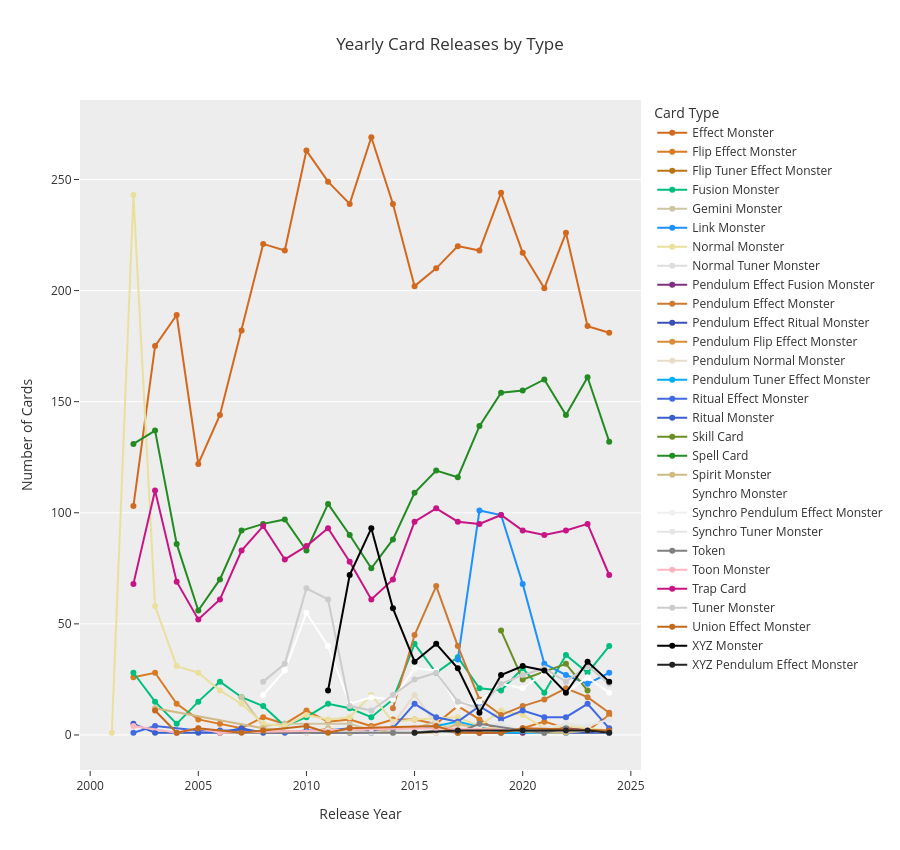

Notebook source saved alongside this figure:
### Code cell
data['tcg_date_dt'] = pd.to_datetime(data['tcg_date'], errors='coerce')
data['release_year'] = data['tcg_date_dt'].dt.year
yearly_counts = data[data['release_year'] < 2025].groupby(['type', 'release_year']).size().reset_index(name='count')
fig = px.line(
    yearly_counts,
    x='release_year',
    y='count',
    color='type',
    color_discrete_map=FRAME_COLORS,
    title='Yearly Card Releases by Type',
    markers=True,
    height=850,
    template='ggplot2'
)
fig.update_xaxes(showgrid=False)
# Update the axis labels
fig.update_layout(xaxis_title='Release Year', yaxis_title='Number of Cards')
# Update legend title
fig.update_layout(legend_title_text='Card Type')
fig.show()

### Figure 1 — Plotly figure (JSON) as saved in the notebook; plotly's stock layout.template omitted (floating-point values rounded to 4 significant figures)
{"data": [{"hovertemplate": "type=Effect Monster<br>release_year=%{x}<br>count=%{y}<extra></extra>", "legendgroup": "Effect Monster", "line": {"color": "#D2691E", "dash": "solid"}, "marker": {"symbol": "circle"}, "mode": "lines+markers", "name": "Effect Monster", "orientation": "v", "showlegend": true, "type": "scatter", "x": [2002, 2003, 2004, 2005, 2006, 2007, 2008, 2009, 2010, 2011, 2012, 2013, 2014, 2015, 2016, 2017, 2018, 2019, 2020, 2021, 2022, 2023, 2024], "xaxis": "x", "y": [103, 175, 189, 122, 144, 182, 221, 218, 263, 249, 239, 269, 239, 202, 210, 220, 218, 244, 217, 201, 226, 184, 181], "yaxis": "y"}, {"hovertemplate": "type=Flip Effect Monster<br>release_year=%{x}<br>count=%{y}<extra></extra>", "legendgroup": "Flip Effect Monster", "line": {"color": "#D97A25", "dash": "solid"}, "marker": {"symbol": "circle"}, "mode": "lines+markers", "name": "Flip Effect Monster", "orientation": "v", "showlegend": true, "type": "scatter", "x": [2002, 2003, 2004, 2005, 2006, 2007, 2008, 2009, 2010, 2011, 2012, 2013, 2014, 2015, 2016, 2017, 2018, 2019, 2020, 2021, 2022, 2023, 2024], "xaxis": "x", "y": [26, 28, 14, 7, 5, 3, 8, 5, 11, 6, 7, 4, 7, 7, 5, 13, 7, 1, 3, 6, 3, 2, 9], "yaxis": "y"}, {"hovertemplate": "type=Flip Tuner Effect Monster<br>release_year=%{x}<br>count=%{y}<extra></extra>", "legendgroup": "Flip Tuner Effect Monster", "line": {"color": "#B97416", "dash": "solid"}, "marker": {"symbol": "circle"}, "mode": "lines+markers", "name": "Flip Tuner Effect Monster", "orientation": "v", "showlegend": true, "type": "scatter", "x": [2014], "xaxis": "x", "y": [1], "yaxis": "y"}, {"hovertemplate": "type=Fusion Monster<br>release_year=%{x}<br>count=%{y}<extra></extra>", "legendgroup": "Fusion Monster", "line": {"color": "#00BF7D", "dash": "solid"}, "marker": {"symbol": "circle"}, "mode": "lines+markers", "name": "Fusion Monster", "orientation": "v", "showlegend": true, "type": "scatter", "x": [2002, 2003, 2004, 2005, 2006, 2007, 2008, 2009, 2010, 2011, 2012, 2013, 2014, 2015, 2016, 2017, 2018, 2019, 2020, 2021, 2022, 2023, 2024], "xaxis": "x", "y": [28, 15, 5, 15, 24, 17, 13, 4, 8, 14, 12, 8, 16, 41, 28, 35, 21, 20, 30, 19, 36, 28, 40], "yaxis": "y"}, {"hovertemplate": "type=Gemini Monster<br>release_year=%{x}<br>count=%{y}<extra></extra>", "legendgroup": "Gemini Monster", "line": {"color": "#D0C5A2", "dash": "solid"}, "marker": {"symbol": "circle"}, "mode": "lines+markers", "name": "Gemini Monster", "orientation": "v", "showlegend": true, "type": "scatter", "x": [2007, 2008, 2009, 2012, 2013, 2015, 2016, 2017, 2020, 2021], "xaxis": "x", "y": [17, 4, 5, 5, 2, 3, 6, 1, 1, 1], "yaxis": "y"}, {"hovertemplate": "type=Link Monster<br>release_year=%{x}<br>count=%{y}<extra></extra>", "legendgroup": "Link Monster", "line": {"color": "#1E90FF", "dash": "solid"}, "marker": {"symbol": "circle"}, "mode": "lines+markers", "name": "Link Monster", "orientation": "v", "showlegend": true, "type": "scatter", "x": [2017, 2018, 2019, 2020, 2021, 2022, 2023, 2024], "xaxis": "x", "y": [34, 101, 99, 68, 32, 27, 23, 28], "yaxis": "y"}, {"hovertemplate": "type=Normal Monster<br>release_year=%{x}<br>count=%{y}<extra></extra>", "legendgroup": "Normal Monster", "line": {"color": "#EBDF9E", "dash": "solid"}, "marker": {"symbol": "circle"}, "mode": "lines+markers", "name": "Normal Monster", "orientation": "v", "showlegend": true, "type": "scatter", "x": [2001, 2002, 2003, 2004, 2005, 2006, 2007, 2008, 2009, 2010, 2011, 2012, 2013, 2014, 2015, 2017, 2018, 2019, 2020, 2021, 2022, 2023, 2024], "xaxis": "x", "y": [1, 243, 58, 31, 28, 20, 14, 5, 4, 9, 7, 8, 18, 6, 7, 8, 4, 11, 9, 3, 4, 3, 2], "yaxis": "y"}, {"hovertemplate": "type=Normal Tuner Monster<br>release_year=%{x}<br>count=%{y}<extra></extra>", "legendgroup": "Normal Tuner Monster", "line": {"color": "#DDDDDD", "dash": "solid"}, "marker": {"symbol": "circle"}, "mode": "lines+markers", "name": "Normal Tuner Monster", "orientation": "v", "showlegend": true, "type": "scatter", "x": [2008, 2009, 2010, 2013, 2016, 2019], "xaxis": "x", "y": [2, 1, 2, 2, 2, 1], "yaxis": "y"}, {"hovertemplate": "type=Pendulum Effect Fusion Monster<br>release_year=%{x}<br>count=%{y}<extra></extra>", "legendgroup": "Pendulum Effect Fusion Monster", "line": {"color": "#803080", "dash": "solid"}, "marker": {"symbol": "circle"}, "mode": "lines+markers", "name": "Pendulum Effect Fusion Monster", "orientation": "v", "showlegend": true, "type": "scatter", "x": [2017, 2018, 2020, 2021, 2022, 2023], "xaxis": "x", "y": [2, 1, 1, 2, 3, 2], "yaxis": "y"}, {"hovertemplate": "type=Pendulum Effect Monster<br>release_year=%{x}<br>count=%{y}<extra></extra>", "legendgroup": "Pendulum Effect Monster", "line": {"color": "#CC7A32", "dash": "solid"}, "marker": {"symbol": "circle"}, "mode": "lines+markers", "name": "Pendulum Effect Monster", "orientation": "v", "showlegend": true, "type": "scatter", "x": [2014, 2015, 2016, 2017, 2018, 2019, 2020, 2021, 2022, 2023, 2024], "xaxis": "x", "y": [12, 45, 67, 40, 16, 9, 13, 16, 21, 17, 10], "yaxis": "y"}, {"hovertemplate": "type=Pendulum Effect Ritual Monster<br>release_year=%{x}<br>count=%{y}<extra></extra>", "legendgroup": "Pendulum Effect Ritual Monster", "line": {"color": "#3C50B4", "dash": "solid"}, "marker": {"symbol": "circle"}, "mode": "lines+markers", "name": "Pendulum Effect Ritual Monster", "orientation": "v", "showlegend": true, "type": "scatter", "x": [2022, 2024], "xaxis": "x", "y": [1, 1], "yaxis": "y"}, {"hovertemplate": "type=Pendulum Flip Effect Monster<br>release_year=%{x}<br>count=%{y}<extra></extra>", "legendgroup": "Pendulum Flip Effect Monster", "line": {"color": "#DB8B3A", "dash": "solid"}, "marker": {"symbol": "circle"}, "mode": "lines+markers", "name": "Pendulum Flip Effect Monster", "orientation": "v", "showlegend": true, "type": "scatter", "x": [2016], "xaxis": "x", "y": [1], "yaxis": "y"}, {"hovertemplate": "type=Pendulum Normal Monster<br>release_year=%{x}<br>count=%{y}<extra></extra>", "legendgroup": "Pendulum Normal Monster", "line": {"color": "#E9DCC9", "dash": "solid"}, "marker": {"symbol": "circle"}, "mode": "lines+markers", "name": "Pendulum Normal Monster", "orientation": "v", "showlegend": true, "type": "scatter", "x": [2014, 2015, 2016, 2017, 2022], "xaxis": "x", "y": [5, 18, 5, 4, 1], "yaxis": "y"}, {"hovertemplate": "type=Pendulum Tuner Effect Monster<br>release_year=%{x}<br>count=%{y}<extra></extra>", "legendgroup": "Pendulum Tuner Effect Monster", "line": {"color": "#00B0F6", "dash": "solid"}, "marker": {"symbol": "circle"}, "mode": "lines+markers", "name": "Pendulum Tuner Effect Monster", "orientation": "v", "showlegend": true, "type": "scatter", "x": [2015, 2017, 2019, 2021, 2022, 2023, 2024], "xaxis": "x", "y": [2, 6, 1, 1, 1, 2, 1], "yaxis": "y"}, {"hovertemplate": "type=Ritual Effect Monster<br>release_year=%{x}<br>count=%{y}<extra></extra>", "legendgroup": "Ritual Effect Monster", "line": {"color": "#4169E1", "dash": "solid"}, "marker": {"symbol": "circle"}, "mode": "lines+markers", "name": "Ritual Effect Monster", "orientation": "v", "showlegend": true, "type": "scatter", "x": [2002, 2003, 2005, 2006, 2007, 2009, 2010, 2011, 2012, 2013, 2014, 2015, 2016, 2017, 2018, 2019, 2020, 2021, 2022, 2023, 2024], "xaxis": "x", "y": [1, 4, 2, 2, 2, 1, 2, 2, 3, 2, 3, 14, 8, 6, 13, 7, 11, 8, 8, 14, 3], "yaxis": "y"}, {"hovertemplate": "type=Ritual Monster<br>release_year=%{x}<br>count=%{y}<extra></extra>", "legendgroup": "Ritual Monster", "line": {"color": "#3A5FCD", "dash": "solid"}, "marker": {"symbol": "circle"}, "mode": "lines+markers", "name": "Ritual Monster", "orientation": "v", "showlegend": true, "type": "scatter", "x": [2002, 2003, 2004, 2005, 2006, 2007, 2008, 2012, 2013], "xaxis": "x", "y": [5, 1, 1, 1, 1, 3, 1, 1, 1], "yaxis": "y"}, {"hovertemplate": "type=Skill Card<br>release_year=%{x}<br>count=%{y}<extra></extra>", "legendgroup": "Skill Card", "line": {"color": "#6B8E23", "dash": "solid"}, "marker": {"symbol": "circle"}, "mode": "lines+markers", "name": "Skill Card", "orientation": "v", "showlegend": true, "type": "scatter", "x": [2019, 2020, 2022, 2023], "xaxis": "x", "y": [47, 25, 32, 20], "yaxis": "y"}, {"hovertemplate": "type=Spell Card<br>release_year=%{x}<br>count=%{y}<extra></extra>", "legendgroup": "Spell Card", "line": {"color": "#228B22", "dash": "solid"}, "marker": {"symbol": "circle"}, "mode": "lines+markers", "name": "Spell Card", "orientation": "v", "showlegend": true, "type": "scatter", "x": [2002, 2003, 2004, 2005, 2006, 2007, 2008, 2009, 2010, 2011, 2012, 2013, 2014, 2015, 2016, 2017, 2018, 2019, 2020, 2021, 2022, 2023, 2024], "xaxis": "x", "y": [131, 137, 86, 56, 70, 92, 95, 97, 83, 104, 90, 75, 88, 109, 119, 116, 139, 154, 155, 160, 144, 161, 132], "yaxis": "y"}, {"hovertemplate": "type=Spirit Monster<br>release_year=%{x}<br>count=%{y}<extra></extra>", "legendgroup": "Spirit Monster", "line": {"color": "#D0B983", "dash": "solid"}, "marker": {"symbol": "circle"}, "mode": "lines+markers", "name": "Spirit Monster", "orientation": "v", "showlegend": true, "type": "scatter", "x": [2003, 2008, 2010, 2011, 2012, 2013, 2014, 2016, 2017, 2018, 2021, 2022, 2023], "xaxis": "x", "y": [12, 3, 1, 3, 1, 3, 1, 1, 5, 3, 1, 1, 2], "yaxis": "y"}, {"hovertemplate": "type=Synchro Monster<br>release_year=%{x}<br>count=%{y}<extra></extra>", "legendgroup": "Synchro Monster", "line": {"color": "#FFFFFF", "dash": "solid"}, "marker": {"symbol": "circle"}, "mode": "lines+markers", "name": "Synchro Monster", "orientation": "v", "showlegend": true, "type": "scatter", "x": [2008, 2009, 2010, 2011, 2012, 2013, 2014, 2015, 2016, 2017, 2018, 2019, 2020, 2021, 2022, 2023, 2024], "xaxis": "x", "y": [18, 29, 55, 40, 14, 17, 16, 30, 29, 13, 15, 23, 21, 28, 19, 26, 19], "yaxis": "y"}, {"hovertemplate": "type=Synchro Pendulum Effect Monster<br>release_year=%{x}<br>count=%{y}<extra></extra>", "legendgroup": "Synchro Pendulum Effect Monster", "line": {"color": "#F0F0F0", "dash": "solid"}, "marker": {"symbol": "circle"}, "mode": "lines+markers", "name": "Synchro Pendulum Effect Monster", "orientation": "v", "showlegend": true, "type": "scatter", "x": [2016, 2017, 2022, 2023, 2024], "xaxis": "x", "y": [1, 2, 2, 2, 1], "yaxis": "y"}, {"hovertemplate": "type=Synchro Tuner Monster<br>release_year=%{x}<br>count=%{y}<extra></extra>", "legendgroup": "Synchro Tuner Monster", "line": {"color": "#E6E6E6", "dash": "solid"}, "marker": {"symbol": "circle"}, "mode": "lines+markers", "name": "Synchro Tuner Monster", "orientation": "v", "showlegend": true, "type": "scatter", "x": [2010, 2011, 2013, 2014, 2015, 2016, 2017, 2018, 2019, 2020, 2021, 2022, 2023, 2024], "xaxis": "x", "y": [1, 2, 1, 1, 2, 3, 1, 4, 5, 2, 3, 5, 4, 7], "yaxis": "y"}, {"hovertemplate": "type=Token<br>release_year=%{x}<br>count=%{y}<extra></extra>", "legendgroup": "Token", "line": {"color": "#808080", "dash": "solid"}, "marker": {"symbol": "circle"}, "mode": "lines+markers", "name": "Token", "orientation": "v", "showlegend": true, "type": "scatter", "x": [2006, 2014, 2015, 2016, 2017, 2018, 2020, 2021, 2022], "xaxis": "x", "y": [1, 1, 1, 2, 1, 5, 2, 1, 3], "yaxis": "y"}, {"hovertemplate": "type=Toon Monster<br>release_year=%{x}<br>count=%{y}<extra></extra>", "legendgroup": "Toon Monster", "line": {"color": "#FFB6C1", "dash": "solid"}, "marker": {"symbol": "circle"}, "mode": "lines+markers", "name": "Toon Monster", "orientation": "v", "showlegend": true, "type": "scatter", "x": [2002, 2004, 2005, 2006, 2015, 2016, 2020], "xaxis": "x", "y": [4, 1, 3, 1, 3, 3, 2], "yaxis": "y"}, {"hovertemplate": "type=Trap Card<br>release_year=%{x}<br>count=%{y}<extra></extra>", "legendgroup": "Trap Card", "line": {"color": "#C71585", "dash": "solid"}, "marker": {"symbol": "circle"}, "mode": "lines+markers", "name": "Trap Card", "orientation": "v", "showlegend": true, "type": "scatter", "x": [2002, 2003, 2004, 2005, 2006, 2007, 2008, 2009, 2010, 2011, 2012, 2013, 2014, 2015, 2016, 2017, 2018, 2019, 2020, 2021, 2022, 2023, 2024], "xaxis": "x", "y": [68, 110, 69, 52, 61, 83, 94, 79, 85, 93, 78, 61, 70, 96, 102, 96, 95, 99, 92, 90, 92, 95, 72], "yaxis": "y"}, {"hovertemplate": "type=Tuner Monster<br>release_year=%{x}<br>count=%{y}<extra></extra>", "legendgroup": "Tuner Monster", "line": {"color": "#CCCCCC", "dash": "solid"}, "marker": {"symbol": "circle"}, "mode": "lines+markers", "name": "Tuner Monster", "orientation": "v", "showlegend": true, "type": "scatter", "x": [2008, 2009, 2010, 2011, 2012, 2013, 2014, 2015, 2016, 2017, 2018, 2019, 2020, 2021, 2022, 2023, 2024], "xaxis": "x", "y": [24, 32, 66, 61, 13, 11, 18, 25, 28, 15, 12, 23, 27, 30, 24, 31, 23], "yaxis": "y"}, {"hovertemplate": "type=Union Effect Monster<br>release_year=%{x}<br>count=%{y}<extra></extra>", "legendgroup": "Union Effect Monster", "line": {"color": "#C2691E", "dash": "solid"}, "marker": {"symbol": "circle"}, "mode": "lines+markers", "name": "Union Effect Monster", "orientation": "v", "showlegend": true, "type": "scatter", "x": [2003, 2004, 2005, 2007, 2008, 2010, 2011, 2012, 2016, 2017, 2018, 2019, 2020, 2024], "xaxis": "x", "y": [11, 1, 3, 1, 2, 4, 1, 3, 4, 1, 1, 1, 3, 2], "yaxis": "y"}, {"hovertemplate": "type=XYZ Monster<br>release_year=%{x}<br>count=%{y}<extra></extra>", "legendgroup": "XYZ Monster", "line": {"color": "#000000", "dash": "solid"}, "marker": {"symbol": "circle"}, "mode": "lines+markers", "name": "XYZ Monster", "orientation": "v", "showlegend": true, "type": "scatter", "x": [2011, 2012, 2013, 2014, 2015, 2016, 2017, 2018, 2019, 2020, 2021, 2022, 2023, 2024], "xaxis": "x", "y": [20, 72, 93, 57, 33, 41, 30, 10, 27, 31, 29, 19, 33, 24], "yaxis": "y"}, {"hovertemplate": "type=XYZ Pendulum Effect Monster<br>release_year=%{x}<br>count=%{y}<extra></extra>", "legendgroup": "XYZ Pendulum Effect Monster", "line": {"color": "#222222", "dash": "solid"}, "marker": {"symbol": "circle"}, "mode": "lines+markers", "name": "XYZ Pendulum Effect Monster", "orientation": "v", "showlegend": true, "type": "scatter", "x": [2015, 2017, 2020, 2022, 2023, 2024], "xaxis": "x", "y": [1, 2, 2, 2, 2, 1], "yaxis": "y"}], "layout": {"height": 850, "legend": {"title": {"text": "Card Type"}, "tracegroupgap": 0}, "title": {"text": "Yearly Card Releases by Type"}, "xaxis": {"anchor": "y", "domain": [0, 1], "showgrid": false, "title": {"text": "Release Year"}}, "yaxis": {"anchor": "x", "domain": [0, 1], "title": {"text": "Number of Cards"}}}}
